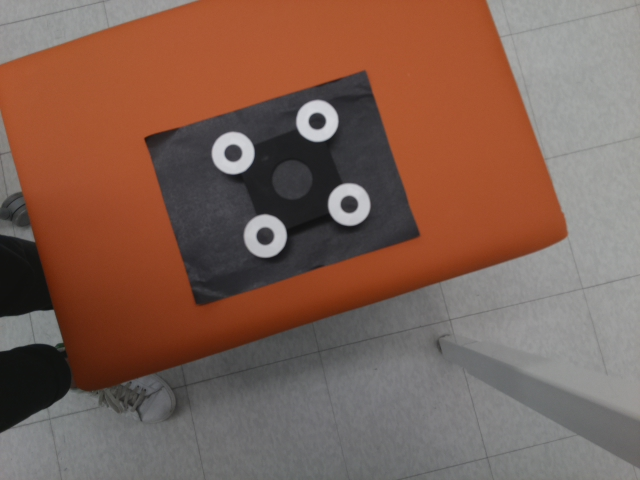
#> input picture image/image10.jpg, 640 x 480 px, found by its file name
$ python main.py   (older library calls are emulated)
#> lines starting #> are read from the running program, lines starting #| are printed output that depends on the picture
### old/image_position.py
# from __future__ import print_function
# import numpy as np
import cv2
from pandas import *
from scipy.spatial import ConvexHull
from numpy import linalg as LA

def image_position(image):
	# image = cv2.imread('image2.jpg')
	image = cv2.cvtColor(image, cv2.COLOR_BGR2GRAY)
	# cv2.imshow("Image", image)

	kernel = np.ones((5,5), np.uint8)

	(T, thresh) = cv2.threshold(image, 90, 255, cv2.THRESH_BINARY)
	# cv2.imshow("Threshold Binary", thresh)
	opening = cv2.morphologyEx(thresh, cv2.MORPH_OPEN, kernel)
	# cv2.imshow("Imopen White", opening)

	img, contours, hierarchy = cv2.findContours(opening,
						cv2.RETR_TREE, cv2.CHAIN_APPROX_SIMPLE)


	# print(len(contours))
	blobsWhite = np.array([])
	for i in range(0, len(contours)):
		try:
			cnt = contours[i]
			M = cv2.moments(cnt)
			# print(M)
			# cx = int(M['m10']/M['m00'])
			# cy = int(M['m01']/M['m00'])
			cx = M['m10']/M['m00']
			cy = M['m01']/M['m00']
			# print(cx, cy)
			if i == 0:
				blobsWhite = np.concatenate((blobsWhite, np.array([cx,cy])))
			else:
				blobsWhite = np.vstack((blobsWhite,np.array([cx,cy])))

		except ZeroDivisionError as detail:
			print ('Handling error:', detail)

	# [33 lines of commented-out code are left out]

	position = np.array([0.,0.])
	# if want to get the position with decimals, run following code
	x = blobsWhite

	listodd = x[::2]
	listeven = x[1::2]

	thresh = 1


	for i in range(len(listodd)):
		for j in range (len(listeven)):
			if LA.norm(listodd[i] - listeven[j]) < thresh:
				position = np.vstack((position, listodd[i]))


	position = np.delete(position, 0, 0)
	# [21 lines of commented-out code are left out]
	hull = ConvexHull(position)
	temp = position.copy()
	for i in range(0,4):
		position[i-1] = temp[hull.vertices[i]]
	# [8 lines of commented-out code are left out]

	return position

### old/main.py
import numpy as np
import cv2
from fProject import *
from image_position import *
from LeastSquareFit import *
import time

start_time = time.time()

image = cv2.imread('image10.jpg')
#> image is the input picture: shape (480, 640, 3); mean B, G, R 84, 96.6, 127.3


# The point in the model's coordinate system(cm)
P_M = np.array([[-5,5,5,-5],
                [-5,-5,5,5],
                [0,0,0,0],
                [1,1,1,1]])

# Define camera parameters
f = 504
cx = 320
cy = 240

# intrinsic parameter matrix
K = np.array([[f,0,cx],
              [0,f,cy],
              [0,0,1]])

# Make an initial guess of the pose
x0 = np.array([[0],[0],[0],[0],[0],[23]])

# Find the position of points on the image
position = image_position(image)
#> in image_position, `image = cv2.cvtColor(image, cv2.COLOR_BGR2GRAY)`:
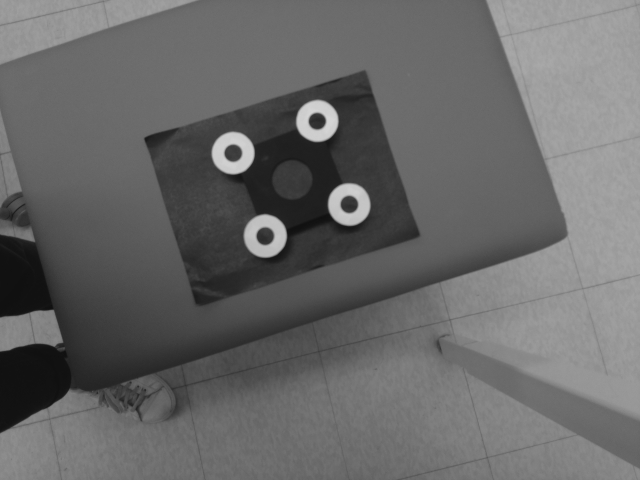
#> image: shape (480, 640); min 15, max 213, mean 104.3
#> (the run stopped early here; a loop or call above may not have finished)

$ run again, with image/image0.jpg copied over image/image10.jpg
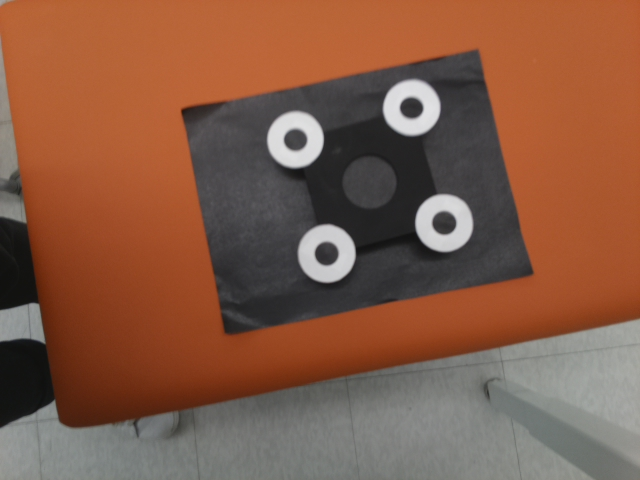
#> input picture image/image0.jpg, 640 x 480 px, found by its file name
#> image is the input picture: shape (480, 640, 3); mean B, G, R 69.3, 90.1, 132.3
#> in image_position, `image = cv2.cvtColor(image, cv2.COLOR_BGR2GRAY)`:
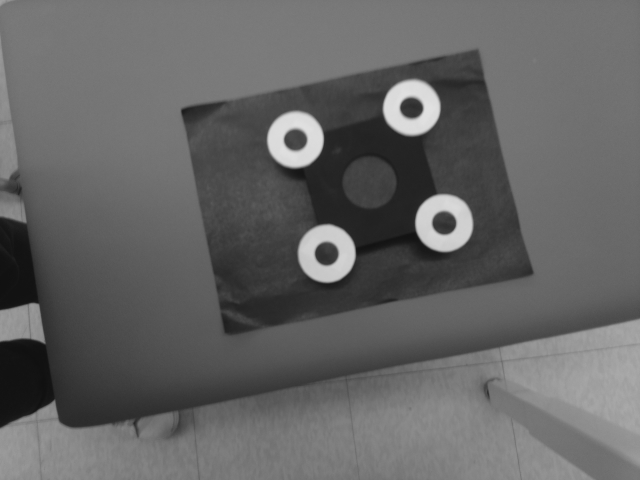
#> image: shape (480, 640); min 16, max 225, mean 100.4

$ run again, with image/image1.jpg copied over image/image10.jpg
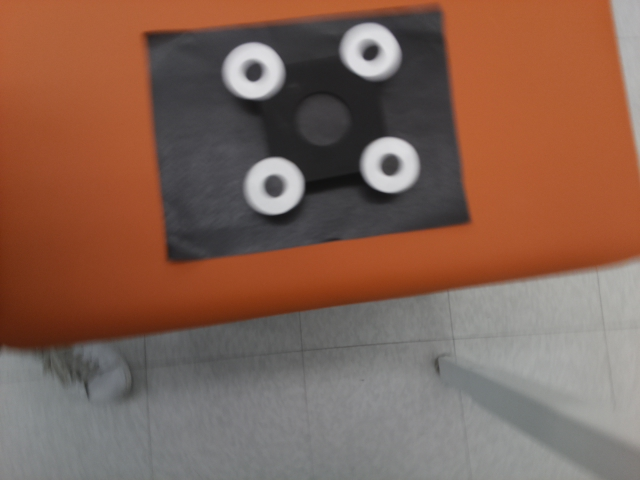
#> input picture image/image1.jpg, 640 x 480 px, found by its file name
#> image is the input picture: shape (480, 640, 3); mean B, G, R 83.7, 98.3, 131.3
#> in image_position, `image = cv2.cvtColor(image, cv2.COLOR_BGR2GRAY)`:
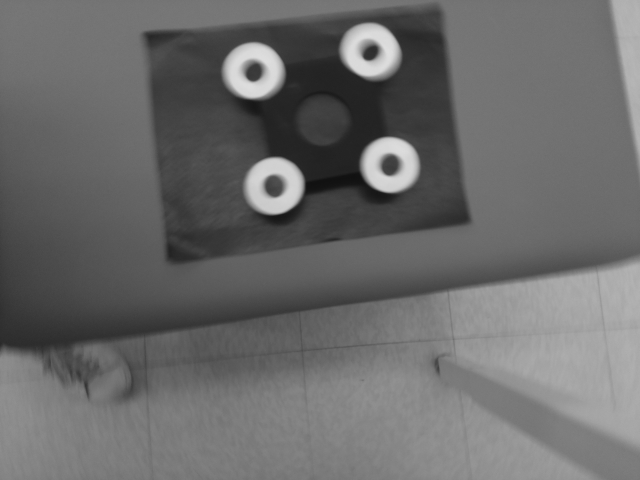
#> image: shape (480, 640); min 16, max 224, mean 106.5

$ run again, with image/image11.jpg copied over image/image10.jpg
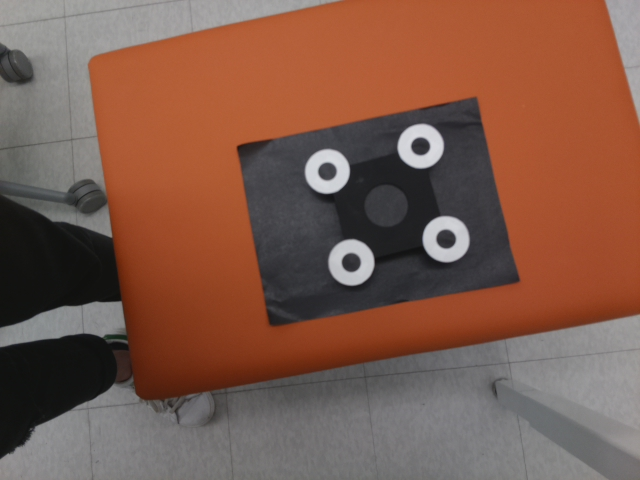
#> input picture image/image11.jpg, 640 x 480 px, found by its file name
#> image is the input picture: shape (480, 640, 3); mean B, G, R 74.6, 89.3, 126
#> in image_position, `image = cv2.cvtColor(image, cv2.COLOR_BGR2GRAY)`:
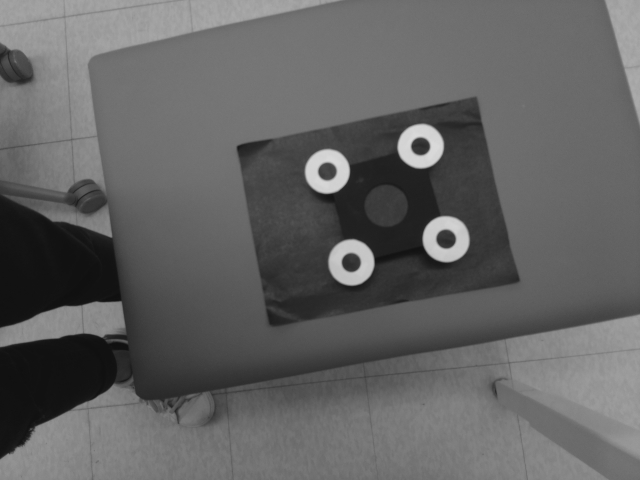
#> image: shape (480, 640); min 15, max 219, mean 98.6
